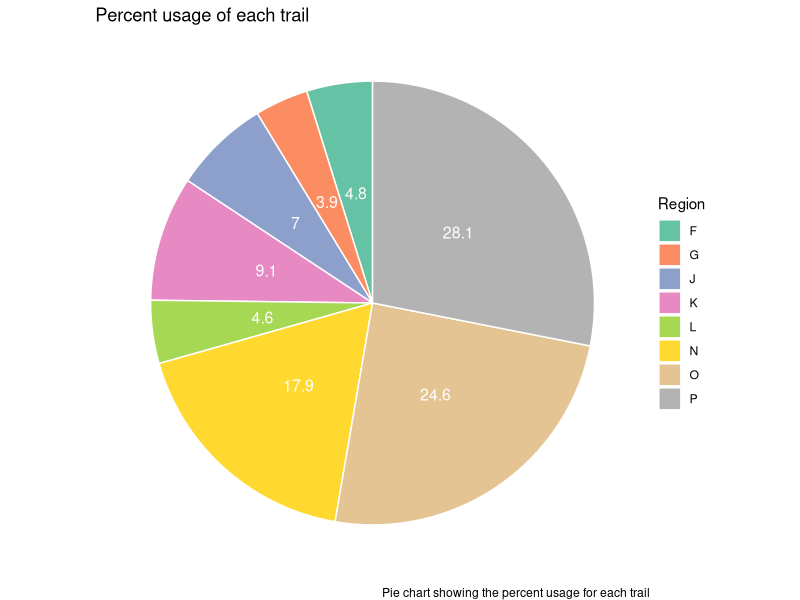
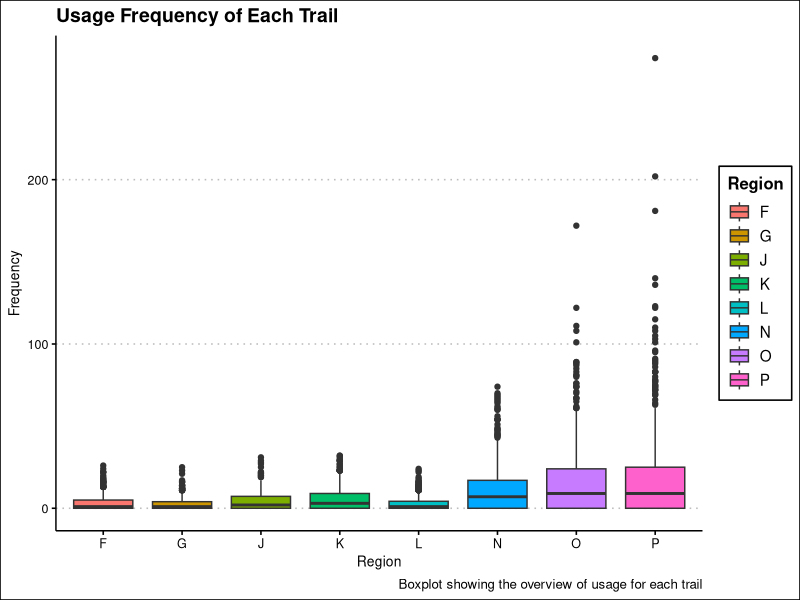

Write the R code that produced these figures, in order. (Note: this script raises an error after producing the figures.)
## ---- chunk 1
knitr::opts_chunk$set(echo = TRUE)

library(tidyverse)
library(gganimate)
library(ggridges)
## ---- chunk 2
dapp<- read.csv("DAPP_Data.csv")
head(dapp)
## ---- chunk 3
total <- dapp %>%
  select(count,Region) %>%
  group_by(Region) %>%
  summarize(total_count = sum(count),
            percentage = round(100* (total_count / 43318),1))

## ---- chunk 4
ggplot(total, aes(x="", y=percentage, fill=Region)) +
  geom_bar(stat="identity", width=1, color="white") +
  coord_polar("y", start=0) +
  theme_void() +
  geom_text(aes(label = percentage), position = position_stack(vjust = 0.5),color = "white", size=4) +
  scale_fill_brewer(palette="Set2") +
  ggtitle("Percent usage of each trail") +
  labs(caption = "Pie chart showing the percent usage for each trail")
  theme(plot.title = element_text(hjust = 0.5))
## ---- chunk 5
ggplot(dapp, aes(x = Region, y = count, fill = Region)) +
  geom_boxplot() +
  labs(title = "Usage Frequency of Each Trail",
       x = "Region",
       y = "Frequency",
       caption = "Boxplot showing the overview of usage for each trail") +
  theme(plot.title = element_text(hjust = 0.5)) +
  ggthemes::theme_clean()

## ---- chunk 6
dapp_allregion<- dapp %>%
  group_by(Region,Time) %>% 
  summarise(total = sum(count))
dapp_allregion
## ---- chunk 7
overview <- dapp_allregion %>%
  ggplot(aes(x = Time, y = total, colour = Region)) + 
  geom_line(size = 1.0) +
  geom_point(size = 1) +
  geom_text(aes(label = Time)) +
  geom_text(aes(label = total)) +
  theme_dark() +
  theme(plot.title = element_text(hjust = 0.5)) +
  ggtitle("Region overview by time") +
  labs(x = "Time of day", y = "Frequency",
       caption = "Lineplot showing the change in usage frequency of Region F and Region G")+
  transition_reveal(Time)
animate(overview, fps = 2, nframes = 50, width = 1200)

overview1 <- animate(overview, nframes = 50, fps = 2, width = 1200,
              renderer = gifski_renderer())

anim_save("overview.gif", animation = overview1)
## ---- chunk 8
dapp_weekday <- dapp %>% 
  group_by(Region,day) %>% 
  summarise(total = sum(count))
dapp_weekday
## ---- chunk 9
p4 <- ggplot(dapp_weekday, aes(x=as.factor(day), y=total)) +
      geom_bar(stat="identity", aes(fill=Region)) +
      facet_wrap(~Region)+
      labs(x = "Day",y = "Frequency", title = "Total Usage Frequency by Trail" )+
      scale_x_discrete(labels=c("Mon","Tue","Wed","Thur","Fri","Sat","Sun"))+
      theme(axis.text.x = element_text(angle = 30, size = 9))
  
p4
## ---- chunk 10
dapp_FG <- dapp %>% 
  filter(Region == "F" | Region == "G") %>% 
  group_by(Region) %>% 
  summarise(total = sum(count))
dapp_FG
## ---- chunk 11
ggplot(dapp_FG, aes(x = Region, y = total)) + 
  geom_col(aes(fill = Region)) +
  labs(title = "Total Usage Frequency of Trail F and G",
       x = "Region", 
       y = "Frequency",
       caption = "Barplot comparing the total usage frequency of trail F and G") +
  theme(plot.title = element_text(hjust = 0.5)) +
  ggthemes::theme_clean()
## ---- chunk 12
Region_FG <- dapp %>%
  filter(Region == "G" | Region == "F")
head(Region_FG)
## ---- chunk 13
Region_tTest <- t.test(count ~ Region, Region_FG)
Region_tTest
## ---- chunk 14
dapp_NPJK <- dapp %>%
  filter(Region == "P" | Region == "N" | Region == "J" | Region == "K") %>%
  group_by(Region) %>%
  summarise(total = sum(count))
dapp_NPJK
## ---- chunk 15
ggplot(dapp_NPJK, aes(x = Region, y = total)) + 
  geom_col(aes(fill = Region)) +
  labs(title = "Total Usage Frequency of Trail N, P, J and K",
       x = "Region", 
       y = "Frequency",
       caption = "Barplot comparing the toal usage frequency of trail N,P,J, and K") +
  theme(plot.title = element_text(hjust = 0.5)) +
  ggthemes::theme_clean()
## ---- chunk 16
npjk <- dapp %>%
  filter(Region == 'N' | Region == 'P' | Region == 'J' | Region == 'K') %>%
  mutate(crowded = ifelse(Region == 'P' | Region == 'N', 'More','Less'))
head(npjk)
## ---- chunk 17
t.test(count ~ crowded, npjk)
